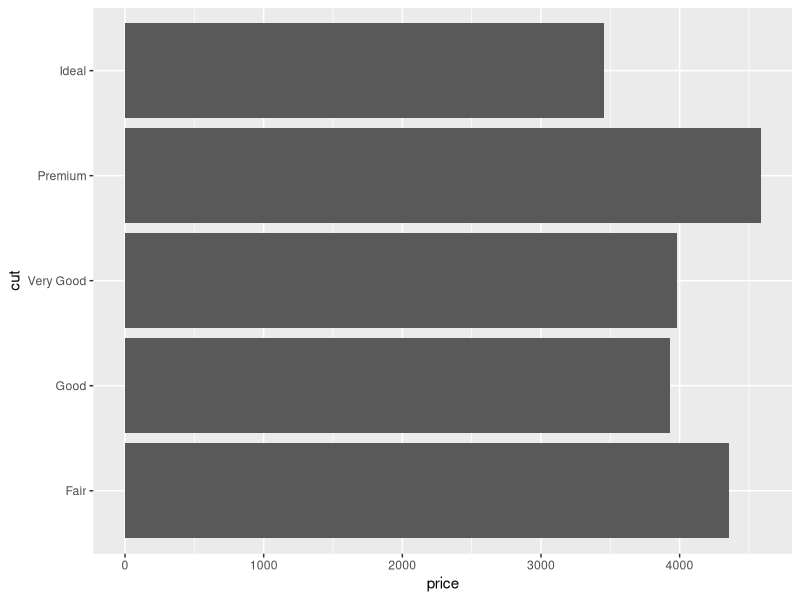

The R script that drew this image: (Note: this script raises an error after producing the figure.)
## ---- chunk 1
library(ggplot2)
p1 <- ggplot(diamonds, aes(price, cut)) + geom_bar(stat = "summary", fun.x = "mean" )
p1
## ---- chunk 2
p2 <- ggplot(diamonds, aes(price, cut)) + geom_bar(stat = "summary" ,fill = dectech_cols("dectech green"))
p2

## ---- chunk 3
p2 <- ggpretay(p)
p
